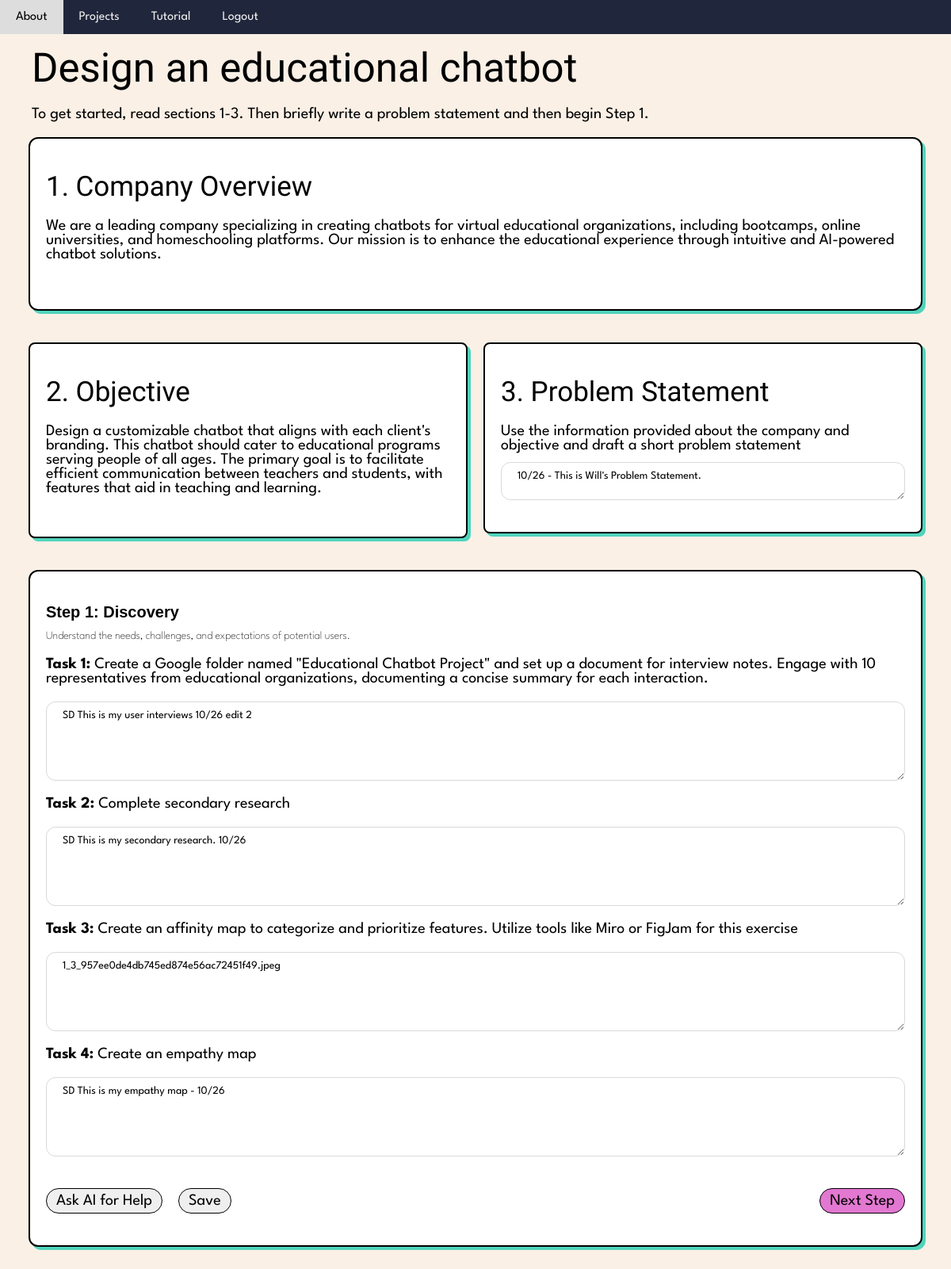
Screenshot of /project/1 (signed in) with the database file from the repository.
### app.py (models this page shows)
class ProjectTemplate(db.Model):
    id = db.Column(db.Integer, primary_key=True)
    title = db.Column(db.String(150), nullable=False)
    companyOverview = db.Column(db.String(1000))
    objective = db.Column(db.String(1000))
    steps = db.relationship('StepTemplate', back_populates='project_template', lazy=True)

class Project(db.Model):
    id = db.Column(db.Integer, primary_key=True)
    user_id = db.Column(db.Integer, db.ForeignKey('user.id'), nullable=False)
    template_id = db.Column(db.Integer, db.ForeignKey('project_template.id'), nullable=False)
    tasks = db.relationship('Task', backref='project', lazy=True)
    problem_statement = db.Column(db.Text, nullable=True)
    is_public = db.Column(db.Boolean, default=False, nullable=False)

class StepTemplate(db.Model):
    id = db.Column(db.Integer, primary_key=True)
    title = db.Column(db.String(150), nullable=False)
    description = db.Column(db.String(500))
    project_template_id = db.Column(db.Integer, db.ForeignKey('project_template.id'), nullable=False)
    tasks = db.relationship('TaskTemplate', back_populates='step_template', lazy=True)
    project_template = db.relationship('ProjectTemplate', back_populates='steps')

class TaskTemplate(db.Model):
    id = db.Column(db.Integer, primary_key=True)
    description = db.Column(db.String(500), nullable=False)
    step_template_id = db.Column(db.Integer, db.ForeignKey('step_template.id'), nullable=False)
    step_template = db.relationship('StepTemplate', back_populates='tasks')
    input_type = db.Column(db.String, nullable=False, default='text')  # Added default value
    case_study_endpoint = db.Column(db.String, nullable=False)

class Task(db.Model):
    id = db.Column(db.Integer, primary_key=True)
    link = db.Column(db.String(1500))
    project_id = db.Column(db.Integer, db.ForeignKey('project.id'), nullable=False)
    template_id = db.Column(db.Integer, db.ForeignKey('task_template.id'), nullable=False)

### app.py (the view)
@app.route("/project/<int:project_template_id>")
@login_required
def project(project_template_id):
    project_template = ProjectTemplate.query.get_or_404(project_template_id)
    user_project = Project.query.filter_by(user_id=current_user.id, template_id=project_template_id).first()
    if not user_project:
        user_project = Project(user_id=current_user.id, template_id=project_template_id)
        db.session.add(user_project)
        db.session.commit()
        user_tasks = {}
    else:
        user_tasks = {task.template_id: task.link for task in user_project.tasks}
    print(f"User ID: {current_user.id}, Project Template ID: {project_template_id}")
    print("User Project:", user_project)
    print("User Tasks:", user_tasks)
    user_problem_statement = user_project.problem_statement if user_project else None
    return render_template("project.html", project_template=project_template, user_tasks=user_tasks, project_id=project_template_id, user_problem_statement=user_problem_statement, user_project=user_project)

### app.py (called while the page is built)
@login_manager.user_loader
def load_user(user_id):
    return User.query.get(int(user_id))

### templates/project.html (shortened to what this page needs)
<!DOCTYPE html>
<html lang="en">
<head>
</head>
<body>
    <div class="navbar">
        <a href="#home"> About</a>
        <a href="/projects">Projects</a>
        <a href="/tutorial">Tutorial</a>
        <a href="/logout">Logout</a>
    </div>
    <div class="title-container">
        <h1>{{ project_template.title }}</h1>
        <p> To get started, read sections 1-3. Then briefly write a problem statement and then begin Step 1. </p>
    </div>
    <div class="container overview-container">
        <h2>1. Company Overview</h2>
        <p>{{ project_template.companyOverview}}</p>
    </div>
    <div class="two-column columns-container">
        <div class="column">
            <div class="container column-container">
                <h2>2. Objective</h2>
                <p>{{ project_template.objective }}</p>
            </div>
        </div>
        <div class="column">
            <div class="container column-container">
                <h2>3. Problem Statement</h2>
                <p>Use the information provided about the company and objective and draft a short problem statement</p>
                {% if user_problem_statement %}
                    <textarea id="problem-statement-input" placeholder="Write your Problem Statement here">{{ user_problem_statement }}</textarea>
                {% else %}
                    <textarea id="problem-statement-input" placeholder="Write your Problem Statement here"></textarea>
                {% endif %}
            </div>
        </div>
    </div>
    <form id="taskForm">
        {% for step in project_template.steps %}
        <div class="container step-container" id="step{{ loop.index }}-container">
            <h3>Step {{ loop.index }}: {{ step.title }}</h3>
            <h4>{{ step.description }}</h4>
            <div class="step-content">
                <ul class="task-list">
                    {% for task in step.tasks %}
                    <li class="task-item" data-task-id="{{ task.id }}" data-inputType="{{ task.input_type }}">
                        <p><b>Task {{ loop.index }}:</b> {{ task.description }}</p>
                        {% if task.input_type == "file" %}
                        <div class="file-upload-wrapper">
                            <input type="file" name="taskFile{{ task.id }}" id="taskFile{{ task.id }}" accept=".png,.jpg,.jpeg,.svg,.pdf" style="display:none;">
                            <label for="taskFile{{ task.id }}" class="file-upload-container">
                                <span class="upload-icon">📤</span>
                                <span class="file-name">Click to upload (accepted: .png, .jpg, .jpeg, .svg, .pdf)</span>
                            </label>
                        </div>
                        {% else %}
                        <textarea name="taskInput{{ task.id }}" placeholder="Paste a link for Task {{ loop.index }} here.">{{ user_tasks.get(task.id, '') }}</textarea>
                        {% endif %}
                    </li>
                    {% endfor %}
                </ul>
            </div>
            <div class="button-group">
                <div class="button-group-left">
                    <button type="button" class="help-button">Ask AI for Help</button>
                    <button type="button" class="only-save-button">Save</button>
                </div>
                <div class="button-group-right">
                    {% if loop.last %}
                    <button type="button" class="submit-button">Submit</button>
                    {% else %}
                    <button type="button" class="save-button">Next Step</button>
                    {% endif %}
                </div>
            </div>
        </div>
        {% endfor %}
    </form>
</body>
</html>

### templates/project.html (style rules this page uses)
body { background-color: #faf0e6; margin: 0; padding: 20px; }
h1, h3 { margin: 0; }
h1 { color: #000; font-size: 51px; font-weight: 500; text-align: center; text-align: left; font-family: 'Dela Gothic One', serif; }
p, input, button { font-family: 'League Spartan', sans-serif; font-size: 20px; }
.title-container { max-width: 1128px; margin: 0 auto 20px auto; padding: 0 20px; padding-top: 36.1px; }
h2 { font-size: 35px; margin: 0 0 12px 0; font-family: 'Dela Gothic One', serif; font-weight: 300; }
h3 { font-size: 20px; margin: 0 0 12px 0; font-family: 'Deal Gothic One', sans-serif; }
h4 { font-size: 14px; margin: 0 0 10px; font-family: 'League Spartan', sans-serif; font-weight: 100; }
.container { max-width: 1128px; margin: 20px auto; padding: 40px 20px; box-sizing: border-box; border-radius: 12px; border: 2px solid #000; background: #FFF; box-shadow: 4px 4px 0px 0px #50D4BC; }
.step-container { position: relative; }
.overview-container p { font-family: 'League Spartan', sans-serif; font-size: 20px; }
.two-column { display: flex; flex-wrap: wrap; gap: 20px; margin-top: 75px; padding: 0; }
.column-container h2 { font-size: 35px; margin-bottom: 6px; }
.column-container p, .column-container input { font-family: 'League Spartan', sans-serif; font-size: 20px; }
.column-container p { margin-bottom: 12px; }
.column { flex: 1; display: flex; flex-direction: column; gap: 20px; box-sizing: border-box; }
.column-container { padding: 20px; border: 1px solid #ddd; box-sizing: border-box; border-radius: 8px; padding: 40px 20px; position: relative; box-shadow: 4px 4px 0px 0px #50D4BC; border: 2px solid #000; }
.column-container textarea { display: flex; width: 100%; padding: 10px 20px; align-items: flex-start; gap: 10px; min-height: 40px; resize: vertical; border-radius: 12px; border: 1px solid #D9D9D9; box-sizing: border-box; font-family: 'League Spartan', sans-serif; font-size: 14px; }
.container, .two-column { width: 100%; max-width: 1128px; margin: 20px auto; box-sizing: border-box; }
.help-button, .only-save-button { padding: 6.09px 12.017px; justify-content: center; align-items: center; border-radius: 18.026px; border: 1.205px solid #000; cursor: pointer; margin-top: 20px; }
.save-button { padding: 6.09px 12.017px; justify-content: center; align-items: center; border-radius: 18.026px; border: 1.205px solid #000; cursor: pointer; margin-top: 20px; background-color: #E278D1; }
.button-group { display: flex; gap: 10px; justify-content: space-between; }
.button-group-left, .button-group-right { display: flex; gap:10px; }
.button-group .help-button, .button-group .only-save-button { margin-right: 10px; }
.button-group-left, .button-group-right { display: flex; align-items: center; }
.step-content { margin-top: 10px; }
.step-content .task-list { list-style: none; padding: 0; }
.step-content .task-item { margin-bottom: 20px; }
.step-content textarea { display: flex; width: 100%; padding: 10px 20px; align-items: flex-start; gap: 10px; min-height: 100px; resize: vertical; border-radius: 12px; border: 1px solid #D9D9D9; box-sizing: border-box; font-family: 'League Spartan', sans-serif; font-size: 14px; }
.navbar { display: flex; position: fixed; top: 0; left: 0; width: 100%; background-color: #20263B; z-index: 1000; }
.navbar a { float: left; display: block; color: #f2f2f2; text-align: center; padding: 14px 20px; text-decoration: none; font-family: 'League Spartan', sans-serif; }

### rows the page displays
ProjectTemplate: title "Design an educational chatbot", companyOverview "We are a leading company specializing in creating chatbots for virtual educational organizations, including bootcamps, online universities, and homeschooling platforms. Our mission is to enhance the educational experience through intuitive and AI-powered chatbot solutions.", objective "Design a customizable chatbot that aligns with each client's branding. This chatbot should cater to educational programs serving people of all ages. The primary goal is to facilitate efficient communication between teachers and students, with features that aid in teaching and learning."
Project: problem_statement "10/26 - This is Will's Problem Statement."
StepTemplate: title "Discovery", description "Understand the needs, challenges, and expectations of potential users."
TaskTemplate: description "Create a Google folder named \"Educational Chatbot Project\" and set up a document for interview notes. Engage with 10 representatives from educational organizations, documenting a concise summary for each interaction.", id "SD This is my user interviews 10/26 edit 2"
TaskTemplate: description "Complete secondary research", id "SD This is my secondary research. 10/26"
TaskTemplate: description "Create an affinity map to categorize and prioritize features. Utilize tools like Miro or FigJam for this exercise", id "1_3_957ee0de4db745ed874e56ac72451f49.jpeg"
TaskTemplate: description "Create an empathy map", id "SD This is my empathy map - 10/26"
